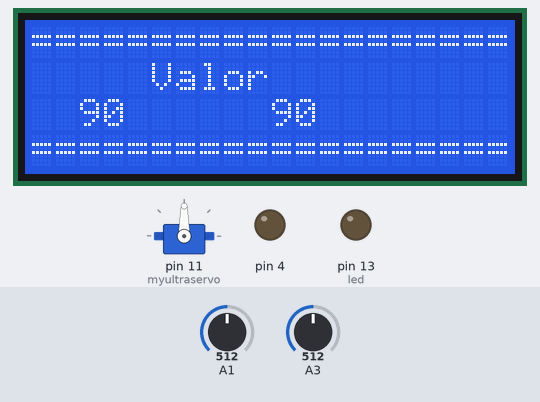
A sketch run on a simulated Arduino Uno, built with avr-gcc and run on an emulated ATmega328P. On the bench: 20×4 character LCD, servo, output pins drawn as LEDs (lit = HIGH). The test bench sets the inputs (shaded band); at power-on: A1 = 512, A3 = 512.

Above: at 1.2 s.
1.3 s: A1 set to 716
At 2.5 s:
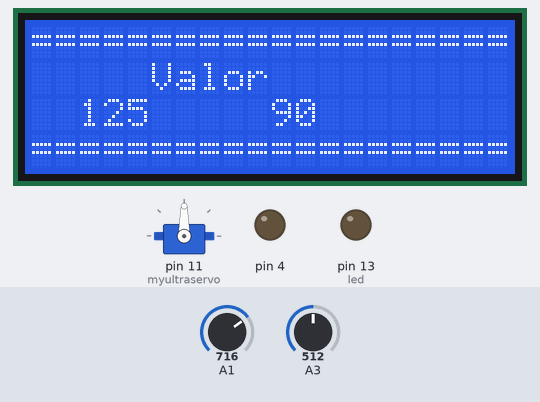
3.7 s: A3 set to 716
At 5.5 s:
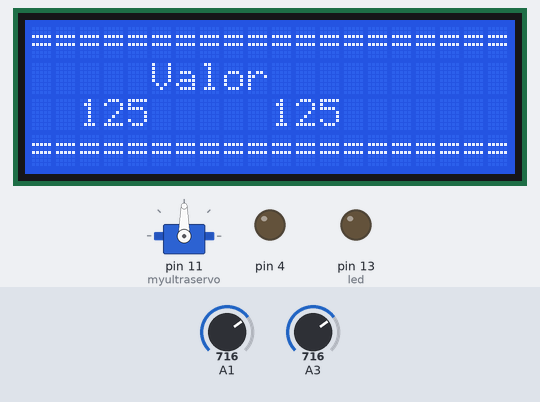
5.8 s: A1 set to 900
At 7.6 s:
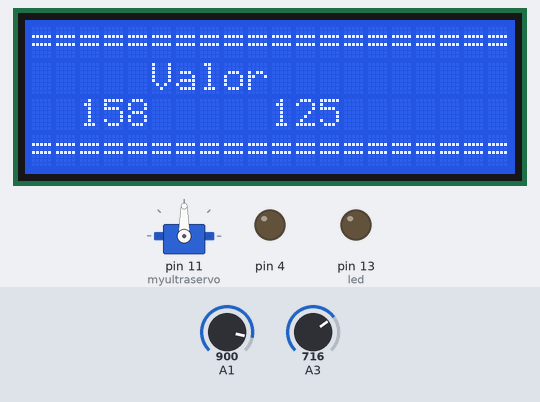
7.9 s: A3 set to 900
At 9.7 s:
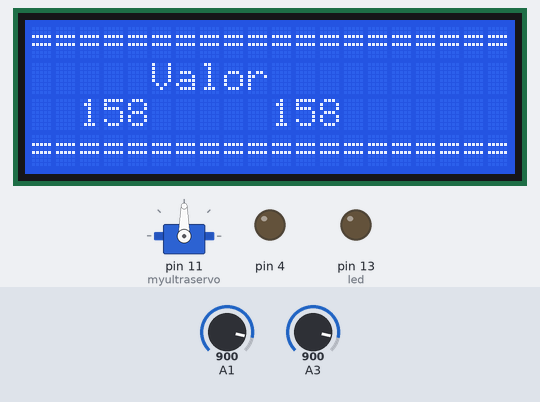
10.0 s: A1 set to 1023
At 11.7 s:
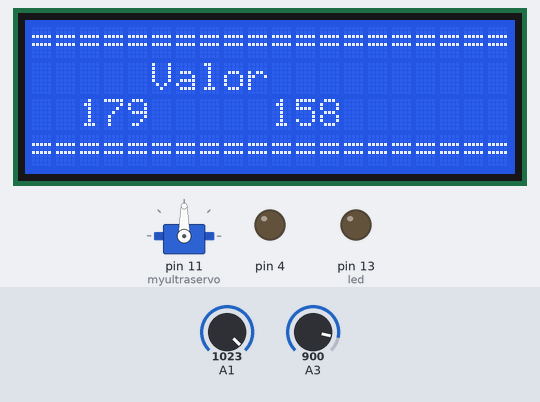
12.1 s: A3 set to 1023
At 13.7 s:
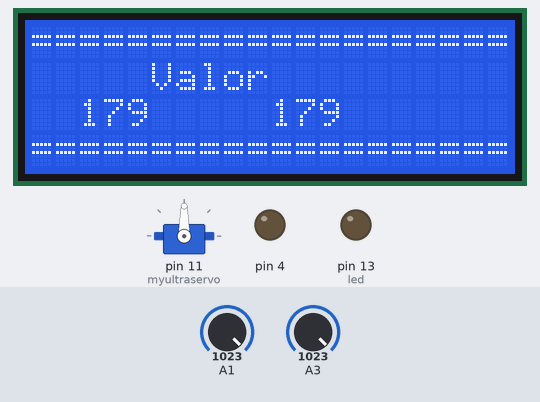
Timing chart, 0 to 15.2 s (numbered marks = the images above; inputs shaded):
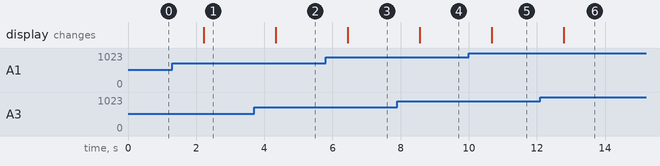

Measured:
- after the input at 1.3 s, the display: changes after 0.93 s (image 1)
- after the input at 3.7 s, the display: changes after 0.64 s (image 2)
- after the input at 5.8 s, the display: changes after 0.65 s (image 3)
- after the input at 7.9 s, the display: changes after 0.66 s (image 4)
- after the input at 10.0 s, the display: changes after 0.67 s (image 5)
- after the input at 12.1 s, the display: changes after 0.68 s (image 6)

The sketch:

Pantalla_lcd.ino
```cpp
#include <LiquidCrystal_I2C.h>
#include <Wire.h>
#include <Servo.h>
//#include <String.h>

LiquidCrystal_I2C lcd (0x27, 20, 4);

long distancia       ;
long tiempo          ;
int led = 13         ;
const String St1 = "   ";
String St2           ;
String ST            ;
long distancia2      ;
long tiempo2         ;
const String St3 = "   ";
String St4           ;
String ST2           ;
int x = A1;
int y = A3;
int angulo1 = 0;
int angulo2 = 0;
Servo myultraservo;

void setup()
{
  pinMode (led        , OUTPUT);
  lcd.init(                  );
  pinMode (4          , OUTPUT); /*activación del pin 9 como salida: para el pulso ultrasónico*/
  pinMode (5          , INPUT ); /*activación del pin 8 como entrada: tiempo del rebote del ultrasonido*/
  myultraservo.attach (11);

}


void loop()
{
  Serial.begin (9600);
  lcd.backlight();
  lcd.clear();
  lcd.setCursor (0, 0);
  lcd.print("====================");
  lcd.setCursor (0, 3);
  lcd.print("====================");
  lcd.setCursor (5, 1);
  lcd.print ("Valor");
  // myultraservo.write (100);

  // digitalWrite(4,LOW); /* Por cuestión de estabilización del sensor*/
  // delayMicroseconds(5);
  // digitalWrite(4, HIGH); /* envío del pulso ultrasónico*/
  // delayMicroseconds(10);
  // tiempo= pulseIn(5, HIGH);
  // distancia= int(0.017*tiempo);

  //  St2 = String (distancia );
  //  ST = St1 + St2 + "      ";
  angulo1 = map( analogRead(A1), 0, 1024, 0, 180);
  angulo2 = map( analogRead(A3), 0, 1024, 0, 180);

  lcd.setCursor (2, 2);
  lcd.print (angulo1);
  lcd.setCursor (10, 2);
  lcd.print (angulo2);

  delay (500);
  //
  // myultraservo.write (50);
  // digitalWrite(4,LOW); /* Por cuestión de estabilización del sensor*/
  // delayMicroseconds(5);
  // digitalWrite(4, HIGH); /* envío del pulso ultrasónico*/
  // delayMicroseconds(10);
  // tiempo2= pulseIn(5, HIGH);
  // distancia2= int(0.017*tiempo2);
  //
  //  St4 = String (distancia2 );
  //  ST2 = St3 + St4 + "   ";
  //
  //  lcd.setCursor (12,2);
  //  lcd.print (ST2);

  delay (500);
}
```
